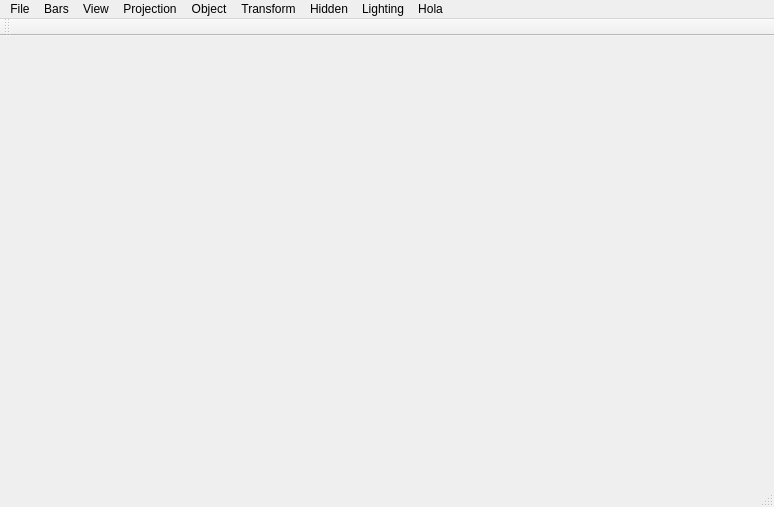
<?xml version="1.0" encoding="UTF-8"?>
<ui version="4.0">
 <class>CGEnvWindow</class>
 <widget class="QMainWindow" name="CGEnvWindow">
  <property name="geometry">
   <rect>
    <x>0</x>
    <y>0</y>
    <width>774</width>
    <height>507</height>
   </rect>
  </property>
  <property name="windowTitle">
   <string>CGEnvWindow</string>
  </property>
  <widget class="QWidget" name="centralWidget">
   <layout class="QVBoxLayout" name="verticalLayout">
    <item>
     <widget class="GLWidget" name="contextGL" native="true"/>
    </item>
   </layout>
  </widget>
  <widget class="QMenuBar" name="menuBar">
   <property name="geometry">
    <rect>
     <x>0</x>
     <y>0</y>
     <width>774</width>
     <height>22</height>
    </rect>
   </property>
   <widget class="QMenu" name="menuFile">
    <property name="title">
     <string>File</string>
    </property>
    <addaction name="actionNew"/>
    <addaction name="actionOpen_3DS_File"/>
    <addaction name="actionOpen_OBJ_File"/>
    <addaction name="actionOpen_Fractal"/>
    <addaction name="separator"/>
    <addaction name="actionSave_Fractal_As"/>
    <addaction name="separator"/>
    <addaction name="actionExit"/>
   </widget>
   <widget class="QMenu" name="menuBars">
    <property name="title">
     <string>Bars</string>
    </property>
    <addaction name="actionToolBar"/>
    <addaction name="actionStatusBar"/>
    <addaction name="actionFull_Screen"/>
   </widget>
   <widget class="QMenu" name="menuView">
    <property name="title">
     <string>View</string>
    </property>
    <addaction name="actionMobil"/>
    <addaction name="actionZoom"/>
    <addaction name="separator"/>
    <addaction name="actionPolars_Eix_Z"/>
    <addaction name="actionPolars_Eix_Y"/>
    <addaction name="actionPolars_Eix_X"/>
    <addaction name="separator"/>
    <addaction name="actionPan"/>
    <addaction name="actionOrigen_Pan"/>
    <addaction name="separator"/>
    <addaction name="actionNavega"/>
    <addaction name="actionOrigen_Navega"/>
    <addaction name="separator"/>
    <addaction name="actionEixos"/>
   </widget>
   <widget class="QMenu" name="menuProjection">
    <property name="title">
     <string>Projection</string>
    </property>
    <addaction name="actionPerspective"/>
   </widget>
   <widget class="QMenu" name="menuObject">
    <property name="title">
     <string>Object</string>
    </property>
    <addaction name="actionCube"/>
    <addaction name="actionSphere"/>
    <addaction name="actionTeapot"/>
    <addaction name="actionTruck"/>
   </widget>
   <widget class="QMenu" name="menuTransform">
    <property name="title">
     <string>Transform</string>
    </property>
    <addaction name="actionTraslation"/>
    <addaction name="actionOrigen_Tras"/>
    <addaction name="separator"/>
    <addaction name="actionRotation"/>
    <addaction name="actionOrigen_Rot"/>
    <addaction name="separator"/>
    <addaction name="actionScale"/>
    <addaction name="actionOrigen_Scale"/>
    <addaction name="separator"/>
    <addaction name="actionMobil_Eix_X"/>
    <addaction name="actionMobil_Eix_Y"/>
    <addaction name="actionMobil_Eix_Z"/>
   </widget>
   <widget class="QMenu" name="menuHidden">
    <property name="title">
     <string>Hidden</string>
    </property>
    <addaction name="actionBack_Face_Culling"/>
    <addaction name="actionZ_Buffer"/>
    <addaction name="separator"/>
    <addaction name="actionBack_Line"/>
   </widget>
   <widget class="QMenu" name="menuLighting">
    <property name="title">
     <string>Lighting</string>
    </property>
    <widget class="QMenu" name="menuTexture_Function_2">
     <property name="title">
      <string>Texture Function</string>
     </property>
     <addaction name="actionImage_File"/>
    </widget>
    <widget class="QMenu" name="menuMapping">
     <property name="title">
      <string>Mapping</string>
     </property>
     <addaction name="actionDecal"/>
     <addaction name="actionModulate"/>
    </widget>
    <addaction name="actionLight_Fixed"/>
    <addaction name="separator"/>
    <addaction name="actionWireframe"/>
    <addaction name="actionFlat"/>
    <addaction name="actionGouraud"/>
    <addaction name="separator"/>
    <addaction name="actionTexture"/>
    <addaction name="menuTexture_Function_2"/>
    <addaction name="menuMapping"/>
   </widget>
   <widget class="QMenu" name="menuHola">
    <property name="title">
     <string>Hola</string>
    </property>
   </widget>
   <addaction name="menuFile"/>
   <addaction name="menuBars"/>
   <addaction name="menuView"/>
   <addaction name="menuProjection"/>
   <addaction name="menuObject"/>
   <addaction name="menuTransform"/>
   <addaction name="menuHidden"/>
   <addaction name="menuLighting"/>
   <addaction name="menuHola"/>
  </widget>
  <widget class="QToolBar" name="mainToolBar">
   <attribute name="toolBarArea">
    <enum>TopToolBarArea</enum>
   </attribute>
   <attribute name="toolBarBreak">
    <bool>false</bool>
   </attribute>
  </widget>
  <widget class="QStatusBar" name="statusBar"/>
  <action name="actionNew">
   <property name="text">
    <string>New</string>
   </property>
  </action>
  <action name="actionOpen_3DS_File">
   <property name="text">
    <string>Open 3DS File</string>
   </property>
  </action>
  <action name="actionOpen_OBJ_File">
   <property name="text">
    <string>Open OBJ File</string>
   </property>
  </action>
  <action name="actionOpen_Fractal">
   <property name="text">
    <string>Open Fractal</string>
   </property>
  </action>
  <action name="actionSave_Fractal_As">
   <property name="text">
    <string>Save Fractal As...</string>
   </property>
  </action>
  <action name="actionExit">
   <property name="text">
    <string>Exit</string>
   </property>
  </action>
  <action name="actionToolBar">
   <property name="text">
    <string>ToolBar</string>
   </property>
  </action>
  <action name="actionStatusBar">
   <property name="text">
    <string>StatusBar</string>
   </property>
  </action>
  <action name="actionFull_Screen">
   <property name="checkable">
    <bool>true</bool>
   </property>
   <property name="text">
    <string>Full Screen?</string>
   </property>
  </action>
  <action name="actionMobil">
   <property name="checkable">
    <bool>true</bool>
   </property>
   <property name="text">
    <string>Mobil?</string>
   </property>
  </action>
  <action name="actionZoom">
   <property name="checkable">
    <bool>true</bool>
   </property>
   <property name="text">
    <string>Zoom?</string>
   </property>
  </action>
  <action name="actionPolars_Eix_Z">
   <property name="checkable">
    <bool>true</bool>
   </property>
   <property name="text">
    <string>Polars Eix Z?</string>
   </property>
  </action>
  <action name="actionPolars_Eix_Y">
   <property name="checkable">
    <bool>true</bool>
   </property>
   <property name="text">
    <string>Polars Eix Y?</string>
   </property>
  </action>
  <action name="actionPolars_Eix_X">
   <property name="checkable">
    <bool>true</bool>
   </property>
   <property name="text">
    <string>Polars Eix X?</string>
   </property>
  </action>
  <action name="actionPan">
   <property name="checkable">
    <bool>true</bool>
   </property>
   <property name="text">
    <string>Pan?</string>
   </property>
  </action>
  <action name="actionOrigen_Pan">
   <property name="checkable">
    <bool>false</bool>
   </property>
   <property name="text">
    <string>Origen Pan</string>
   </property>
  </action>
  <action name="actionNavega">
   <property name="checkable">
    <bool>true</bool>
   </property>
   <property name="text">
    <string>Navega?</string>
   </property>
  </action>
  <action name="actionOrigen_Navega">
   <property name="text">
    <string>Origen Navega</string>
   </property>
  </action>
  <action name="actionOrthographic">
   <property name="checkable">
    <bool>true</bool>
   </property>
   <property name="text">
    <string>Orthographic</string>
   </property>
  </action>
  <action name="actionPerspective">
   <property name="checkable">
    <bool>true</bool>
   </property>
   <property name="text">
    <string>Perspective</string>
   </property>
  </action>
  <action name="actionCube">
   <property name="checkable">
    <bool>true</bool>
   </property>
   <property name="text">
    <string>Cube</string>
   </property>
  </action>
  <action name="actionSphere">
   <property name="checkable">
    <bool>true</bool>
   </property>
   <property name="text">
    <string>Sphere</string>
   </property>
  </action>
  <action name="actionTeapot">
   <property name="checkable">
    <bool>true</bool>
   </property>
   <property name="text">
    <string>Teapot</string>
   </property>
  </action>
  <action name="actionTruck">
   <property name="checkable">
    <bool>true</bool>
   </property>
   <property name="text">
    <string>Truck</string>
   </property>
  </action>
  <action name="actionTraslation">
   <property name="checkable">
    <bool>true</bool>
   </property>
   <property name="text">
    <string>Traslation?</string>
   </property>
  </action>
  <action name="actionOrigen_Tras">
   <property name="text">
    <string>Origen Tras</string>
   </property>
  </action>
  <action name="actionRotation">
   <property name="checkable">
    <bool>true</bool>
   </property>
   <property name="text">
    <string>Rotation?</string>
   </property>
  </action>
  <action name="actionOrigen_Rot">
   <property name="text">
    <string>Origen Rot</string>
   </property>
  </action>
  <action name="actionScale">
   <property name="checkable">
    <bool>true</bool>
   </property>
   <property name="text">
    <string>Scale?</string>
   </property>
  </action>
  <action name="actionOrigen_Scale">
   <property name="text">
    <string>Origen Scale</string>
   </property>
  </action>
  <action name="actionMobil_Eix_X">
   <property name="checkable">
    <bool>true</bool>
   </property>
   <property name="text">
    <string>Mobil Eix X?</string>
   </property>
  </action>
  <action name="actionMobil_Eix_Y">
   <property name="checkable">
    <bool>true</bool>
   </property>
   <property name="text">
    <string>Mobil Eix Y?</string>
   </property>
  </action>
  <action name="actionMobil_Eix_Z">
   <property name="checkable">
    <bool>true</bool>
   </property>
   <property name="text">
    <string>Mobil Eix Z?</string>
   </property>
  </action>
  <action name="actionBack_Face_Culling">
   <property name="checkable">
    <bool>true</bool>
   </property>
   <property name="text">
    <string>Back Face Culling?</string>
   </property>
  </action>
  <action name="actionZ_Buffer">
   <property name="checkable">
    <bool>true</bool>
   </property>
   <property name="text">
    <string>Z-Buffer?</string>
   </property>
  </action>
  <action name="actionBack_Line">
   <property name="checkable">
    <bool>true</bool>
   </property>
   <property name="text">
    <string>Back Line?</string>
   </property>
  </action>
  <action name="actionLight_Fixed">
   <property name="checkable">
    <bool>true</bool>
   </property>
   <property name="text">
    <string>Light Fixed?</string>
   </property>
  </action>
  <action name="actionWireframe">
   <property name="checkable">
    <bool>true</bool>
   </property>
   <property name="text">
    <string>Wireframe</string>
   </property>
  </action>
  <action name="actionFlat">
   <property name="checkable">
    <bool>true</bool>
   </property>
   <property name="text">
    <string>Flat</string>
   </property>
  </action>
  <action name="actionGouraud">
   <property name="checkable">
    <bool>true</bool>
   </property>
   <property name="text">
    <string>Gouraud</string>
   </property>
  </action>
  <action name="actionTexture">
   <property name="checkable">
    <bool>true</bool>
   </property>
   <property name="text">
    <string>Texture?</string>
   </property>
  </action>
  <action name="menuTexture_Function">
   <property name="text">
    <string>Texture Function</string>
   </property>
  </action>
  <action name="actionAbout">
   <property name="text">
    <string>About</string>
   </property>
  </action>
  <action name="actionImage_File">
   <property name="text">
    <string>Image File</string>
   </property>
  </action>
  <action name="actionDecal">
   <property name="checkable">
    <bool>true</bool>
   </property>
   <property name="text">
    <string>Decal?</string>
   </property>
  </action>
  <action name="actionModulate">
   <property name="checkable">
    <bool>true</bool>
   </property>
   <property name="text">
    <string>Modulate?</string>
   </property>
  </action>
  <action name="actionEixos">
   <property name="checkable">
    <bool>true</bool>
   </property>
   <property name="text">
    <string>Eixos?</string>
   </property>
  </action>
  <action name="actionAbout_2">
   <property name="text">
    <string>About</string>
   </property>
  </action>
  <action name="actionAbout_3">
   <property name="text">
    <string>About</string>
   </property>
  </action>
 </widget>
 <layoutdefault spacing="6" margin="11"/>
 <customwidgets>
  <customwidget>
   <class>GLWidget</class>
   <extends>QWidget</extends>
   <header location="global">GLWidget.h</header>
   <container>1</container>
   <slots>
    <slot>OnCube()</slot>
    <slot>OnSphere()</slot>
    <slot>OnTeapot()</slot>
    <slot>OnNew()</slot>
    <slot>OnFileOpen3ds()</slot>
    <slot>OnFileOpenObj()</slot>
    <slot>OnFullScreen()</slot>
    <slot>OnMobil()</slot>
    <slot>OnZoom()</slot>
    <slot>OnPolarZ()</slot>
    <slot>OnPolarY()</slot>
    <slot>OnPolarX()</slot>
    <slot>OnPan()</slot>
    <slot>OnInipan()</slot>
    <slot>OnNavega()</slot>
    <slot>OnIninav()</slot>
    <slot>OnEixos()</slot>
    <slot>OnOrtografica()</slot>
    <slot>OnPerspectiva()</slot>
    <slot>OnTruck()</slot>
    <slot>OnTraslacio()</slot>
    <slot>OnInitras()</slot>
    <slot>OnRotacio()</slot>
    <slot>OnInirot()</slot>
    <slot>OnEscalatge()</slot>
    <slot>OnIniescal()</slot>
    <slot>OnMobilX()</slot>
    <slot>OnMobilY()</slot>
    <slot>OnMobilZ()</slot>
    <slot>OnFilferros()</slot>
    <slot>OnFlat()</slot>
    <slot>OnGouraud()</slot>
    <slot>OnFNew()</slot>
    <slot>OnIFixe()</slot>
    <slot>OnTest()</slot>
    <slot>OnZBuffer()</slot>
    <slot>OnBackLine()</slot>
    <slot>OnTexture()</slot>
    <slot>OnTexturima()</slot>
    <slot>OnTdecal()</slot>
    <slot>OnTmodulate()</slot>
   </slots>
  </customwidget>
 </customwidgets>
 <resources/>
 <connections>
  <connection>
   <sender>actionNew</sender>
   <signal>triggered()</signal>
   <receiver>CGEnvWindow</receiver>
   <slot>OnFNew()</slot>
   <hints>
    <hint type="sourcelabel">
     <x>-1</x>
     <y>-1</y>
    </hint>
    <hint type="destinationlabel">
     <x>386</x>
     <y>253</y>
    </hint>
   </hints>
  </connection>
  <connection>
   <sender>actionOpen_3DS_File</sender>
   <signal>triggered()</signal>
   <receiver>CGEnvWindow</receiver>
   <slot>OnFileOpen3ds()</slot>
   <hints>
    <hint type="sourcelabel">
     <x>-1</x>
     <y>-1</y>
    </hint>
    <hint type="destinationlabel">
     <x>386</x>
     <y>253</y>
    </hint>
   </hints>
  </connection>
  <connection>
   <sender>actionOpen_OBJ_File</sender>
   <signal>triggered()</signal>
   <receiver>CGEnvWindow</receiver>
   <slot>OnFileOpenObj()</slot>
   <hints>
    <hint type="sourcelabel">
     <x>-1</x>
     <y>-1</y>
    </hint>
    <hint type="destinationlabel">
     <x>386</x>
     <y>253</y>
    </hint>
   </hints>
  </connection>
  <connection>
   <sender>actionMobil</sender>
   <signal>triggered()</signal>
   <receiver>CGEnvWindow</receiver>
   <slot>OnMobil()</slot>
   <hints>
    <hint type="sourcelabel">
     <x>-1</x>
     <y>-1</y>
    </hint>
    <hint type="destinationlabel">
     <x>386</x>
     <y>253</y>
    </hint>
   </hints>
  </connection>
  <connection>
   <sender>actionZoom</sender>
   <signal>triggered()</signal>
   <receiver>CGEnvWindow</receiver>
   <slot>OnZoom()</slot>
   <hints>
    <hint type="sourcelabel">
     <x>-1</x>
     <y>-1</y>
    </hint>
    <hint type="destinationlabel">
     <x>386</x>
     <y>253</y>
    </hint>
   </hints>
  </connection>
  <connection>
   <sender>actionPolars_Eix_Z</sender>
   <signal>triggered()</signal>
   <receiver>CGEnvWindow</receiver>
   <slot>OnPolarZ()</slot>
   <hints>
    <hint type="sourcelabel">
     <x>-1</x>
     <y>-1</y>
    </hint>
    <hint type="destinationlabel">
     <x>386</x>
     <y>253</y>
    </hint>
   </hints>
  </connection>
  <connection>
   <sender>actionPolars_Eix_Y</sender>
   <signal>triggered()</signal>
   <receiver>CGEnvWindow</receiver>
   <slot>OnPolarY()</slot>
   <hints>
    <hint type="sourcelabel">
     <x>-1</x>
     <y>-1</y>
    </hint>
    <hint type="destinationlabel">
     <x>386</x>
     <y>253</y>
    </hint>
   </hints>
  </connection>
  <connection>
   <sender>actionPolars_Eix_X</sender>
   <signal>triggered()</signal>
   <receiver>CGEnvWindow</receiver>
   <slot>OnPolarX()</slot>
   <hints>
    <hint type="sourcelabel">
     <x>-1</x>
     <y>-1</y>
    </hint>
    <hint type="destinationlabel">
     <x>386</x>
     <y>253</y>
    </hint>
   </hints>
  </connection>
  <connection>
   <sender>actionPan</sender>
   <signal>triggered()</signal>
   <receiver>CGEnvWindow</receiver>
   <slot>OnPan()</slot>
   <hints>
    <hint type="sourcelabel">
     <x>-1</x>
     <y>-1</y>
    </hint>
    <hint type="destinationlabel">
     <x>386</x>
     <y>253</y>
    </hint>
   </hints>
  </connection>
  <connection>
   <sender>actionOrigen_Pan</sender>
   <signal>triggered()</signal>
   <receiver>CGEnvWindow</receiver>
   <slot>OnAbout()</slot>
   <hints>
    <hint type="sourcelabel">
     <x>-1</x>
     <y>-1</y>
    </hint>
    <hint type="destinationlabel">
     <x>386</x>
     <y>253</y>
    </hint>
   </hints>
  </connection>
  <connection>
   <sender>actionNavega</sender>
   <signal>triggered()</signal>
   <receiver>CGEnvWindow</receiver>
   <slot>OnNavega()</slot>
   <hints>
    <hint type="sourcelabel">
     <x>-1</x>
     <y>-1</y>
    </hint>
    <hint type="destinationlabel">
     <x>386</x>
     <y>253</y>
    </hint>
   </hints>
  </connection>
  <connection>
   <sender>actionOrigen_Navega</sender>
   <signal>triggered()</signal>
   <receiver>CGEnvWindow</receiver>
   <slot>OnIninav()</slot>
   <hints>
    <hint type="sourcelabel">
     <x>-1</x>
     <y>-1</y>
    </hint>
    <hint type="destinationlabel">
     <x>386</x>
     <y>253</y>
    </hint>
   </hints>
  </connection>
  <connection>
   <sender>actionPerspective</sender>
   <signal>triggered()</signal>
   <receiver>CGEnvWindow</receiver>
   <slot>OnPerspectiva()</slot>
   <hints>
    <hint type="sourcelabel">
     <x>-1</x>
     <y>-1</y>
    </hint>
    <hint type="destinationlabel">
     <x>386</x>
     <y>253</y>
    </hint>
   </hints>
  </connection>
  <connection>
   <sender>actionCube</sender>
   <signal>triggered()</signal>
   <receiver>CGEnvWindow</receiver>
   <slot>OnCube()</slot>
   <hints>
    <hint type="sourcelabel">
     <x>-1</x>
     <y>-1</y>
    </hint>
    <hint type="destinationlabel">
     <x>386</x>
     <y>253</y>
    </hint>
   </hints>
  </connection>
  <connection>
   <sender>actionSphere</sender>
   <signal>triggered()</signal>
   <receiver>CGEnvWindow</receiver>
   <slot>OnSphere()</slot>
   <hints>
    <hint type="sourcelabel">
     <x>-1</x>
     <y>-1</y>
    </hint>
    <hint type="destinationlabel">
     <x>386</x>
     <y>253</y>
    </hint>
   </hints>
  </connection>
  <connection>
   <sender>actionTeapot</sender>
   <signal>triggered()</signal>
   <receiver>CGEnvWindow</receiver>
   <slot>OnTeapot()</slot>
   <hints>
    <hint type="sourcelabel">
     <x>-1</x>
     <y>-1</y>
    </hint>
    <hint type="destinationlabel">
     <x>386</x>
     <y>253</y>
    </hint>
   </hints>
  </connection>
  <connection>
   <sender>actionTruck</sender>
   <signal>triggered()</signal>
   <receiver>CGEnvWindow</receiver>
   <slot>OnTruck()</slot>
   <hints>
    <hint type="sourcelabel">
     <x>-1</x>
     <y>-1</y>
    </hint>
    <hint type="destinationlabel">
     <x>386</x>
     <y>253</y>
    </hint>
   </hints>
  </connection>
  <connection>
   <sender>actionTraslation</sender>
   <signal>triggered()</signal>
   <receiver>CGEnvWindow</receiver>
   <slot>OnTraslacio()</slot>
   <hints>
    <hint type="sourcelabel">
     <x>-1</x>
     <y>-1</y>
    </hint>
    <hint type="destinationlabel">
     <x>386</x>
     <y>253</y>
    </hint>
   </hints>
  </connection>
  <connection>
   <sender>actionOrigen_Tras</sender>
   <signal>triggered()</signal>
   <receiver>CGEnvWindow</receiver>
   <slot>OnInitras()</slot>
   <hints>
    <hint type="sourcelabel">
     <x>-1</x>
     <y>-1</y>
    </hint>
    <hint type="destinationlabel">
     <x>386</x>
     <y>253</y>
    </hint>
   </hints>
  </connection>
  <connection>
   <sender>actionScale</sender>
   <signal>triggered()</signal>
   <receiver>CGEnvWindow</receiver>
   <slot>OnEscalatge()</slot>
   <hints>
    <hint type="sourcelabel">
     <x>-1</x>
     <y>-1</y>
    </hint>
    <hint type="destinationlabel">
     <x>386</x>
     <y>253</y>
    </hint>
   </hints>
  </connection>
  <connection>
   <sender>actionOrigen_Scale</sender>
   <signal>triggered()</signal>
   <receiver>CGEnvWindow</receiver>
   <slot>OnIniescal()</slot>
   <hints>
    <hint type="sourcelabel">
     <x>-1</x>
     <y>-1</y>
    </hint>
    <hint type="destinationlabel">
     <x>386</x>
     <y>253</y>
    </hint>
   </hints>
  </connection>
  <connection>
   <sender>actionMobil_Eix_X</sender>
   <signal>triggered()</signal>
   <receiver>CGEnvWindow</receiver>
   <slot>OnMobilX()</slot>
   <hints>
    <hint type="sourcelabel">
     <x>-1</x>
     <y>-1</y>
    </hint>
    <hint type="destinationlabel">
     <x>386</x>
     <y>253</y>
    </hint>
   </hints>
  </connection>
  <connection>
   <sender>actionMobil_Eix_Y</sender>
   <signal>triggered()</signal>
   <receiver>CGEnvWindow</receiver>
   <slot>OnMobilY()</slot>
   <hints>
    <hint type="sourcelabel">
     <x>-1</x>
     <y>-1</y>
    </hint>
    <hint type="destinationlabel">
     <x>386</x>
     <y>253</y>
    </hint>
   </hints>
  </connection>
  <connection>
   <sender>actionMobil_Eix_Z</sender>
   <signal>triggered()</signal>
   <receiver>CGEnvWindow</receiver>
   <slot>OnMobilZ()</slot>
   <hints>
    <hint type="sourcelabel">
     <x>-1</x>
     <y>-1</y>
    </hint>
    <hint type="destinationlabel">
     <x>386</x>
     <y>253</y>
    </hint>
   </hints>
  </connection>
  <connection>
   <sender>actionBack_Face_Culling</sender>
   <signal>triggered()</signal>
   <receiver>CGEnvWindow</receiver>
   <slot>OnTest()</slot>
   <hints>
    <hint type="sourcelabel">
     <x>-1</x>
     <y>-1</y>
    </hint>
    <hint type="destinationlabel">
     <x>386</x>
     <y>253</y>
    </hint>
   </hints>
  </connection>
  <connection>
   <sender>actionZ_Buffer</sender>
   <signal>triggered()</signal>
   <receiver>CGEnvWindow</receiver>
   <slot>OnZBuffer()</slot>
   <hints>
    <hint type="sourcelabel">
     <x>-1</x>
     <y>-1</y>
    </hint>
    <hint type="destinationlabel">
     <x>386</x>
     <y>253</y>
    </hint>
   </hints>
  </connection>
  <connection>
   <sender>actionBack_Line</sender>
   <signal>triggered()</signal>
   <receiver>CGEnvWindow</receiver>
   <slot>OnBackLine()</slot>
   <hints>
    <hint type="sourcelabel">
     <x>-1</x>
     <y>-1</y>
    </hint>
    <hint type="destinationlabel">
     <x>386</x>
     <y>253</y>
    </hint>
   </hints>
  </connection>
  <connection>
   <sender>actionLight_Fixed</sender>
   <signal>triggered()</signal>
   <receiver>CGEnvWindow</receiver>
   <slot>OnIFixe()</slot>
   <hints>
    <hint type="sourcelabel">
     <x>-1</x>
     <y>-1</y>
    </hint>
    <hint type="destinationlabel">
     <x>386</x>
     <y>253</y>
    </hint>
   </hints>
  </connection>
  <connection>
   <sender>actionWireframe</sender>
   <signal>triggered()</signal>
   <receiver>CGEnvWindow</receiver>
   <slot>OnFilferros()</slot>
   <hints>
    <hint type="sourcelabel">
     <x>-1</x>
     <y>-1</y>
    </hint>
    <hint type="destinationlabel">
     <x>386</x>
     <y>253</y>
    </hint>
   </hints>
  </connection>
  <connection>
   <sender>actionFlat</sender>
   <signal>triggered()</signal>
   <receiver>CGEnvWindow</receiver>
   <slot>OnFlat()</slot>
   <hints>
    <hint type="sourcelabel">
     <x>-1</x>
     <y>-1</y>
    </hint>
    <hint type="destinationlabel">
     <x>386</x>
     <y>253</y>
    </hint>
   </hints>
  </connection>
  <connection>
   <sender>actionGouraud</sender>
   <signal>triggered()</signal>
   <receiver>CGEnvWindow</receiver>
   <slot>OnGouraud()</slot>
   <hints>
    <hint type="sourcelabel">
     <x>-1</x>
     <y>-1</y>
    </hint>
    <hint type="destinationlabel">
     <x>386</x>
     <y>253</y>
    </hint>
   </hints>
  </connection>
  <connection>
   <sender>actionTexture</sender>
   <signal>triggered()</signal>
   <receiver>CGEnvWindow</receiver>
   <slot>OnTexture()</slot>
   <hints>
    <hint type="sourcelabel">
     <x>-1</x>
     <y>-1</y>
    </hint>
    <hint type="destinationlabel">
     <x>386</x>
     <y>253</y>
    </hint>
   </hints>
  </connection>
  <connection>
   <sender>actionImage_File</sender>
   <signal>triggered()</signal>
   <receiver>CGEnvWindow</receiver>
   <slot>OnTexturima()</slot>
   <hints>
    <hint type="sourcelabel">
     <x>-1</x>
     <y>-1</y>
    </hint>
    <hint type="destinationlabel">
     <x>386</x>
     <y>253</y>
    </hint>
   </hints>
  </connection>
  <connection>
   <sender>actionDecal</sender>
   <signal>triggered()</signal>
   <receiver>CGEnvWindow</receiver>
   <slot>OnTdecal()</slot>
   <hints>
    <hint type="sourcelabel">
     <x>-1</x>
     <y>-1</y>
    </hint>
    <hint type="destinationlabel">
     <x>386</x>
     <y>253</y>
    </hint>
   </hints>
  </connection>
  <connection>
   <sender>actionModulate</sender>
   <signal>triggered()</signal>
   <receiver>CGEnvWindow</receiver>
   <slot>OnTmodulate()</slot>
   <hints>
    <hint type="sourcelabel">
     <x>-1</x>
     <y>-1</y>
    </hint>
    <hint type="destinationlabel">
     <x>386</x>
     <y>253</y>
    </hint>
   </hints>
  </connection>
  <connection>
   <sender>actionEixos</sender>
   <signal>triggered()</signal>
   <receiver>CGEnvWindow</receiver>
   <slot>OnEixos()</slot>
   <hints>
    <hint type="sourcelabel">
     <x>-1</x>
     <y>-1</y>
    </hint>
    <hint type="destinationlabel">
     <x>386</x>
     <y>253</y>
    </hint>
   </hints>
  </connection>
  <connection>
   <sender>actionExit</sender>
   <signal>triggered()</signal>
   <receiver>CGEnvWindow</receiver>
   <slot>OnExit()</slot>
   <hints>
    <hint type="sourcelabel">
     <x>-1</x>
     <y>-1</y>
    </hint>
    <hint type="destinationlabel">
     <x>386</x>
     <y>253</y>
    </hint>
   </hints>
  </connection>
  <connection>
   <sender>actionBack_Line</sender>
   <signal>triggered()</signal>
   <receiver>CGEnvWindow</receiver>
   <slot>OnBackLine()</slot>
   <hints>
    <hint type="sourcelabel">
     <x>-1</x>
     <y>-1</y>
    </hint>
    <hint type="destinationlabel">
     <x>386</x>
     <y>253</y>
    </hint>
   </hints>
  </connection>
  <connection>
   <sender>actionRotation</sender>
   <signal>triggered()</signal>
   <receiver>CGEnvWindow</receiver>
   <slot>OnRotacio()</slot>
   <hints>
    <hint type="sourcelabel">
     <x>-1</x>
     <y>-1</y>
    </hint>
    <hint type="destinationlabel">
     <x>386</x>
     <y>253</y>
    </hint>
   </hints>
  </connection>
  <connection>
   <sender>actionOrigen_Rot</sender>
   <signal>triggered()</signal>
   <receiver>CGEnvWindow</receiver>
   <slot>OnInirot()</slot>
   <hints>
    <hint type="sourcelabel">
     <x>-1</x>
     <y>-1</y>
    </hint>
    <hint type="destinationlabel">
     <x>386</x>
     <y>253</y>
    </hint>
   </hints>
  </connection>
  <connection>
   <sender>actionFull_Screen</sender>
   <signal>triggered()</signal>
   <receiver>CGEnvWindow</receiver>
   <slot>showFullScreen()</slot>
   <hints>
    <hint type="sourcelabel">
     <x>-1</x>
     <y>-1</y>
    </hint>
    <hint type="destinationlabel">
     <x>386</x>
     <y>253</y>
    </hint>
   </hints>
  </connection>
 </connections>
 <slots>
  <slot>OnExit()</slot>
  <slot>OnPerspectiva()</slot>
  <slot>OnCube()</slot>
  <slot>OnSphere()</slot>
  <slot>OnTeapot()</slot>
  <slot>OnOrtografica()</slot>
  <slot>OnTruck()</slot>
  <slot>OnNavega()</slot>
  <slot>OnIninav()</slot>
  <slot>OnInipan()</slot>
  <slot>OnTraslacio()</slot>
  <slot>OnInitras()</slot>
  <slot>OnEixos()</slot>
  <slot>OnTmodulate()</slot>
  <slot>OnTdecal()</slot>
  <slot>OnTexturima()</slot>
  <slot>OnTexture()</slot>
  <slot>OnGouraud()</slot>
  <slot>OnFlat()</slot>
  <slot>OnFilferros()</slot>
  <slot>OnIFixe()</slot>
  <slot>OnFNew()</slot>
  <slot>OnFileOpen3ds()</slot>
  <slot>OnFileOpenObj()</slot>
  <slot>OnMobil()</slot>
  <slot>OnZoom()</slot>
  <slot>OnPolarZ()</slot>
  <slot>OnPolarY()</slot>
  <slot>OnPolarX()</slot>
  <slot>OnPan()</slot>
  <slot>OnAbout()</slot>
  <slot>OnRotacio()</slot>
  <slot>OnEscalatge()</slot>
  <slot>OnIniescal()</slot>
  <slot>OnMobilX()</slot>
  <slot>OnMobilY()</slot>
  <slot>OnMobilZ()</slot>
  <slot>OnTest()</slot>
  <slot>OnZBuffer()</slot>
  <slot>OnBackLine()</slot>
  <slot>OnInirot()</slot>
 </slots>
</ui>
